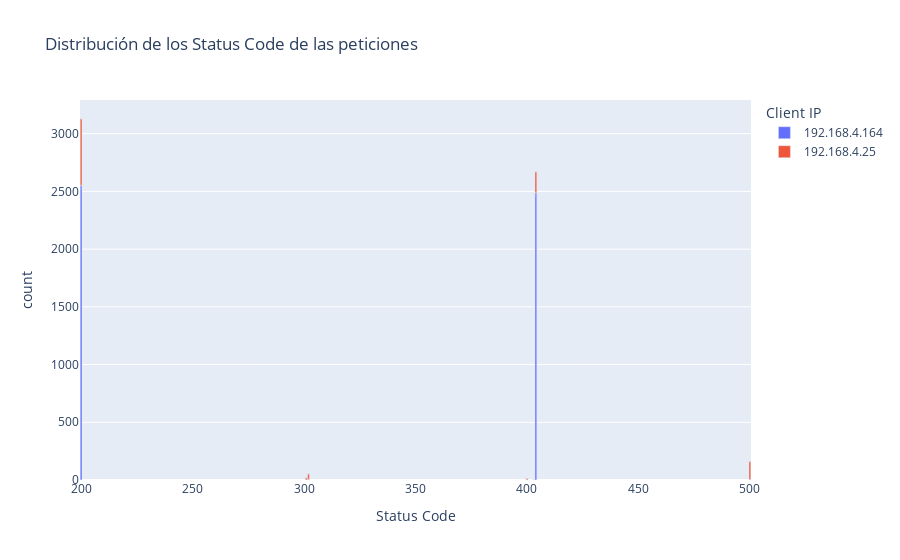

This figure's notebook cell:
### Code cell
total_peticiones = peticiones_status['count'].sum()

# Calcular el porcentaje de cada barra con dos decimales
peticiones_status['porcentaje'] = (peticiones_status['count'] / total_peticiones * 100).round(2)

# Crear el gráfico de barras
fig = px.bar(peticiones_status, x='Status Code', y='count', color='Client IP', title='Distribución de los Status Code de las peticiones',
             text=peticiones_status['porcentaje'].astype(str) + '%')  # Mostrar el porcentaje de cada barra con dos decimales como texto

# Mostrar el gráfico
fig.show()

### Figure 1 — Plotly figure (JSON) as saved in the notebook; plotly's stock layout.template omitted (floating-point values rounded to 4 significant figures)
{"data": [{"alignmentgroup": "True", "hovertemplate": "Client IP=192.168.4.164<br>Status Code=%{x}<br>count=%{y}<br>text=%{text}<extra></extra>", "legendgroup": "192.168.4.164", "marker": {"color": "#636efa", "pattern": {"shape": ""}}, "name": "192.168.4.164", "offsetgroup": "192.168.4.164", "orientation": "v", "showlegend": true, "text": ["42.32%", "41.25%", "0.1%", "0.08%"], "textposition": "auto", "type": "bar", "x": [200, 404, 500, 302], "xaxis": "x", "y": [2553, 2488, 6, 5], "yaxis": "y"}, {"alignmentgroup": "True", "hovertemplate": "Client IP=192.168.4.25<br>Status Code=%{x}<br>count=%{y}<br>text=%{text}<extra></extra>", "legendgroup": "192.168.4.25", "marker": {"color": "#EF553B", "pattern": {"shape": ""}}, "name": "192.168.4.25", "offsetgroup": "192.168.4.25", "orientation": "v", "showlegend": true, "text": ["9.52%", "2.98%", "2.52%", "0.75%", "0.28%", "0.18%", "0.02%"], "textposition": "auto", "type": "bar", "x": [200, 404, 500, 302, 301, 400, 403], "xaxis": "x", "y": [574, 180, 152, 45, 17, 11, 1], "yaxis": "y"}], "layout": {"barmode": "relative", "legend": {"title": {"text": "Client IP"}, "tracegroupgap": 0}, "title": {"text": "Distribución de los Status Code de las peticiones"}, "xaxis": {"anchor": "y", "domain": [0, 1], "title": {"text": "Status Code"}}, "yaxis": {"anchor": "x", "domain": [0, 1], "title": {"text": "count"}}}}
